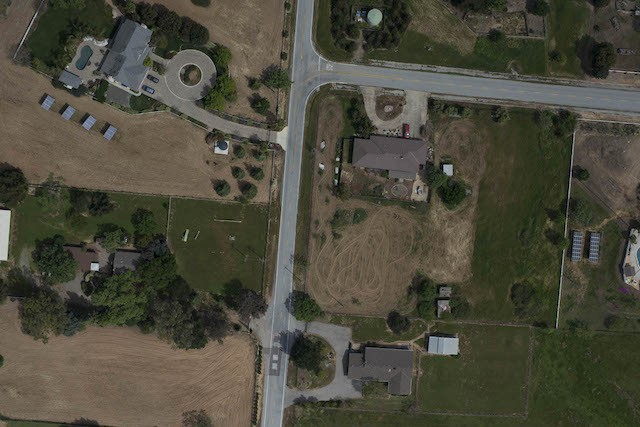
#> input picture Problem2Images/1_1.jpg, 640 x 427 px, found by its file name; its folder holds 5 pictures in this run
$ python corners.py   (older library calls are emulated)
#> lines starting #> are read from the running program, lines starting #| are printed output that depends on the picture
### homework2.py
# This is a raw framework for image stitching using Harris corner detection.
# For libraries you can use modules in numpy, scipy, cv2, os, etc.
import numpy as np
from scipy import ndimage, spatial
import cv2
from os import listdir
import matplotlib.pyplot as plt
# import utils
import random
import statistics
import math
IMGDIR = 'Problem2Images'


def gradient_x(img):
    # convert img to grayscale
    # should we use int type to calclate gradient?
    # should we conduct some pre-processing to remove noise? which kernel should we pply?
    # which kernel should we choose to calculate gradient_x?
    # TODO
    # img=ndimage.gaussian_filter(img,0.5)

    grad_x=cv2.Sobel(img, cv2.CV_64F, 1, 0, ksize=3)
    # grad_x=ndimage.sobel(img,axis=0)
    return grad_x

def gradient_y(img):
    # TODO
    # img=ndimage.gaussian_filter(img,0.5)
    grad_y=cv2.Sobel(img, cv2.CV_64F, 0, 1, ksize=3)
    return grad_y

def harris_response(img, alpha, win_size):
    # In this function you are going to claculate harris response R.
    # Please refer to 04_Feature_Detection.pdf page 29 for details.
    # You have to discover how to calculate det(M) and trace(M), and
    # remember to smooth the gradients.
    # Avoid using too much "for" loops to speed up.
    # TODO
    Ix = gradient_x(img)
    Iy = gradient_y(img)
    # Ix=cv2.GaussianBlur(Ix,(3,3),0.5)
    # Iy=cv2.GaussianBlur(Iy,(3,3),0.5)
    Ix2 = Ix ** 2
    Iy2 = Iy ** 2
    Ixy = Ix * Iy  # 计算Ix和Iy的乘积

    Sx2 = cv2.GaussianBlur(Ix2, (win_size, win_size), 1)
    Sy2 = cv2.GaussianBlur(Iy2, (win_size, win_size), 1)
    Sxy = cv2.GaussianBlur(Ixy, (win_size, win_size), 1)

    # 计算 Harris 响应 R
    det_M = Sx2 * Sy2 - Sxy ** 2
    trace_M = Sx2 + Sy2
    R = det_M - alpha * (trace_M ** 2)
    return R


def corner_selection(R, thresh, min_dist):
    # non-maximal suppression for R to get R_selection and transform selected corners to list of tuples
    # hint:
    #   use ndimage.maximum_filter()  to achieve non-maximum suppression
    #   set those which aren’t **local maximum** to zero.
    # TODO

    R_max=ndimage.maximum_filter(R,size=min_dist)
    R_local_max = (R == R_max)

    R_selection = np.zeros_like(R)
    R_selection[(R_local_max) & (R >= thresh)] = R[(R_local_max) & (R >= thresh)]

    indices = np.argwhere(R_selection > thresh)
    pix=[tuple(idx) for idx in indices]
    return pix

# [200 lines left out: functions histogram_of_gradients, feature_matching, sift_matching, test_matching, compute_homography, not called in this run]
idx=0
# [126 lines left out: functions align_pair, stitch_blend, generate_panorama, not called in this run]

# [46 lines that do not run on import are left out]

### test/corners.py
import cv2
import homework2
import numpy as np
import matplotlib.pyplot as plt
from scipy import ndimage, misc

IMGDIR = 'Problem2Images'

img=cv2.imread(f'{IMGDIR}/1_1.jpg')
#> img is the input picture: shape (427, 640, 3); mean B, G, R 60.6, 74.1, 75.9
img_gray = cv2.cvtColor(img, cv2.COLOR_BGR2GRAY)
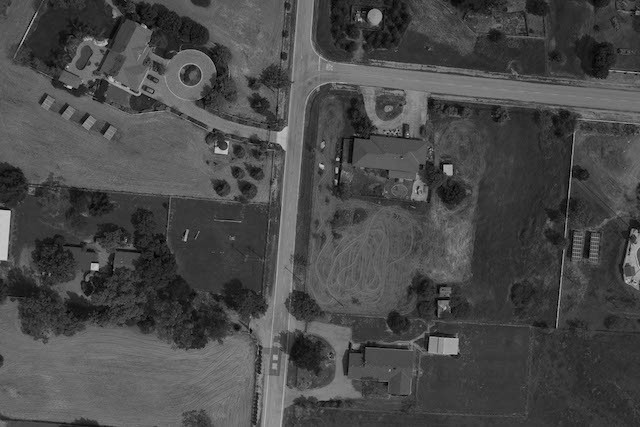
#> img_gray: shape (427, 640); min 0, max 207, mean 73.1

R=homework2.harris_response(img_gray,0.04,7)
#> in gradient_y, `grad_y=cv2.Sobel(img, cv2.CV_64F, 0, 1, ksize=3)`:
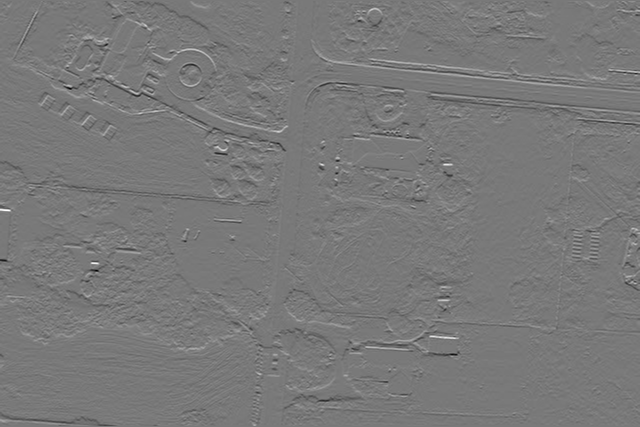
#> grad_y: shape (427, 640) float64; min -711, max 783, mean 0.2; drawn with min black and max white
#> in harris_response, `Ixy = Ix * Iy`:
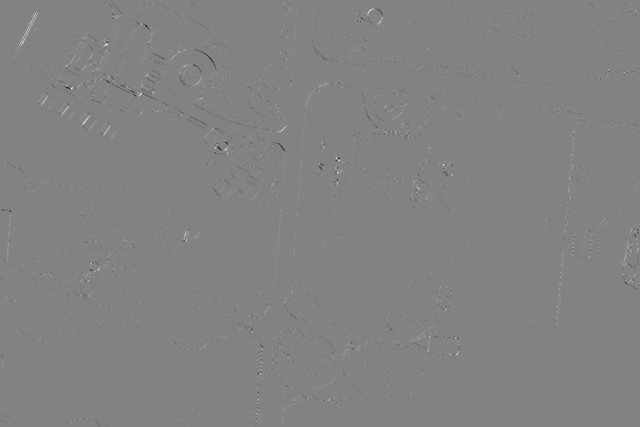
#> Ixy: shape (427, 640) float64; min -205504, max 194735, mean -13.1; drawn with min black and max white
#> in harris_response, `trace_M = Sx2 + Sy2`:
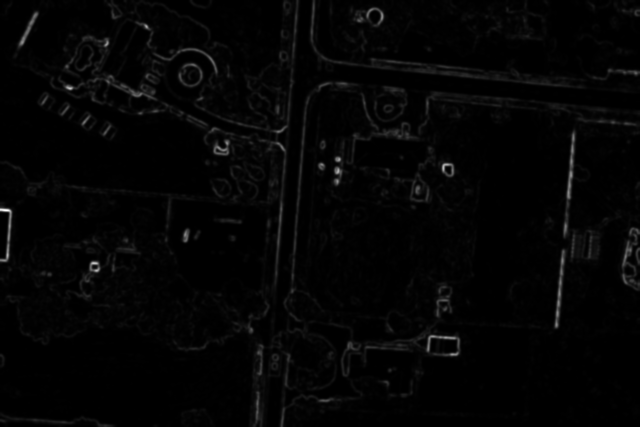
#> trace_M: shape (427, 640) float64; min 0.0462, max 301126.4, mean 5816.8; drawn with min black and max white
#> in harris_response, `R = det_M - alpha * (trace_M ** 2)`:
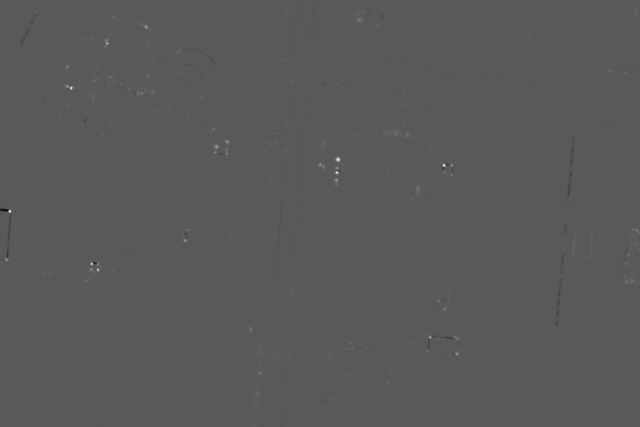
#> R: shape (427, 640) float64; min -3.57e+09, max 6.6e+09, mean 4641527.9; drawn with min black and max white
pixels=homework2.corner_selection(R,0.01*np.max(R),5)
#> in corner_selection, `R_local_max = (R == R_max)`:
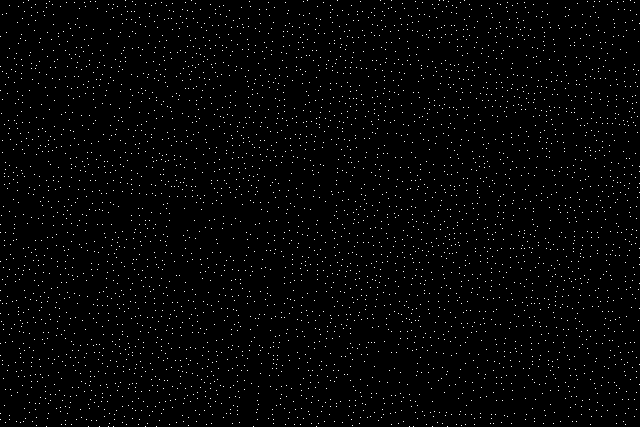
#> R_local_max: shape (427, 640) bool; 1.5% white in thin lines or dots
#> in corner_selection, `indices = np.argwhere(R_selection > thresh)`: indices = 445 pairs, first value 0 to 426, second value 0 to 639
#> in corner_selection, `pix=[tuple(idx) for idx in indices]`: pix has the same summary as indices
#> pixels has the same summary as indices in corner_selection
for x,y in pixels:
    cv2.circle(img,(y,x),1,(0,0,255),2)
#> this loop made 445 passes
#> (x, y) on passes 1 to 3: (0, 125), (2, 285), (4, 108)
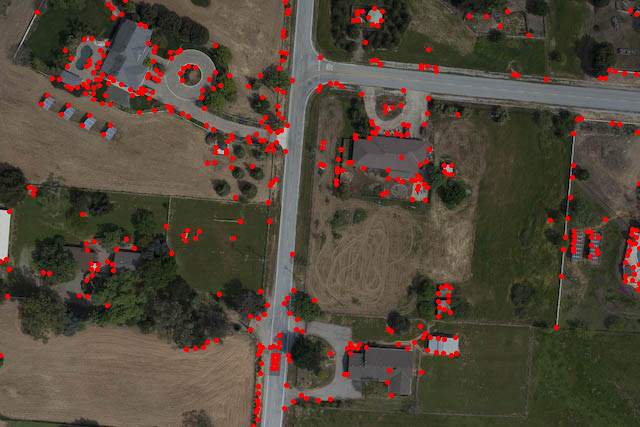
#> img: shape (427, 640, 3); mean B, G, R 58.1, 71.4, 81.6
plt.imshow(cv2.cvtColor(img, cv2.COLOR_BGR2RGB))
plt.show()
